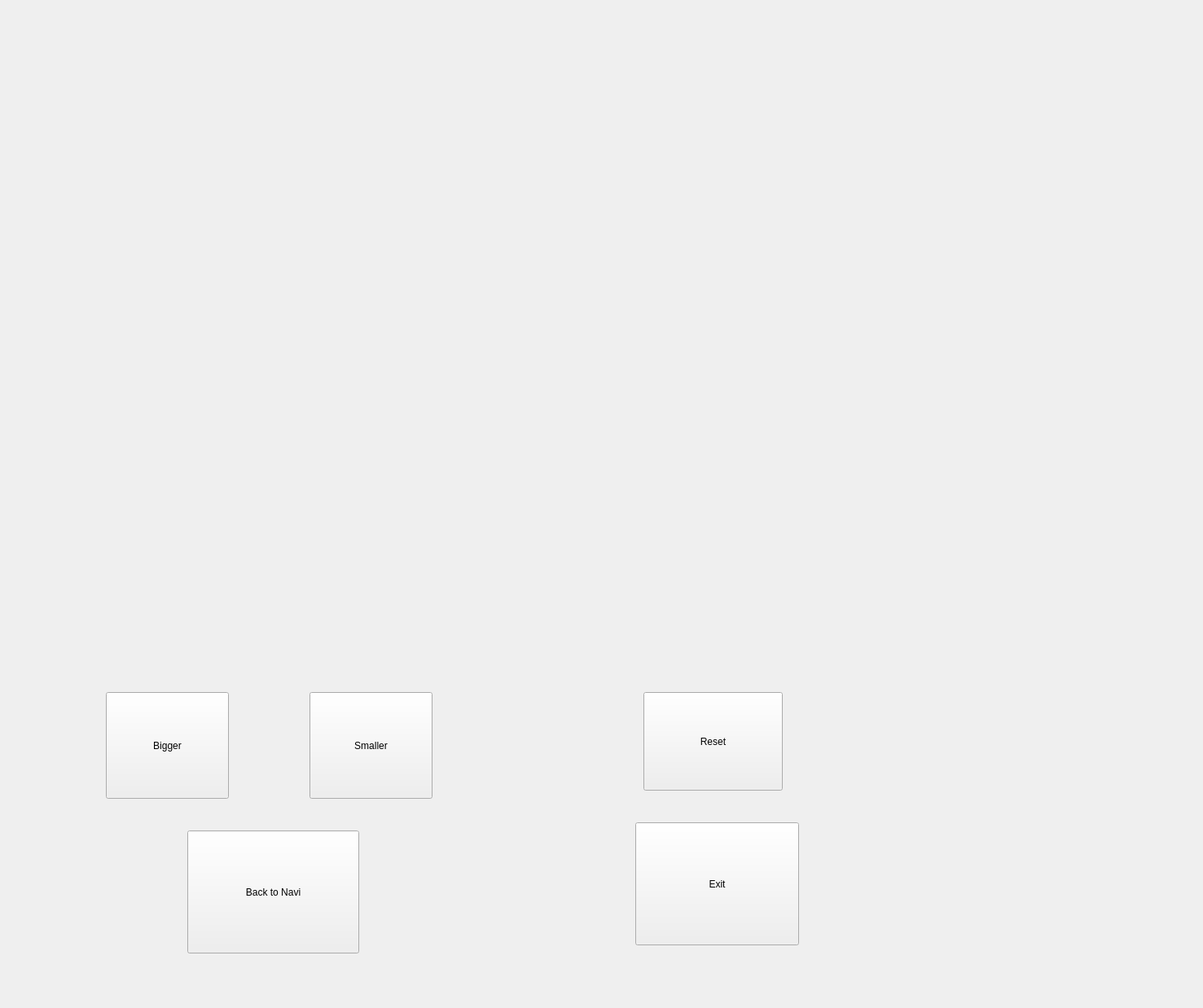
<?xml version="1.0" encoding="UTF-8"?>
<ui version="4.0">
 <class>ZoomDiolag</class>
 <widget class="QWidget" name="ZoomDiolag">
  <property name="geometry">
   <rect>
    <x>0</x>
    <y>0</y>
    <width>1477</width>
    <height>1238</height>
   </rect>
  </property>
  <property name="windowTitle">
   <string>Form</string>
  </property>
  <widget class="QWidget" name="gridLayoutWidget">
   <property name="geometry">
    <rect>
     <x>120</x>
     <y>60</y>
     <width>1151</width>
     <height>741</height>
    </rect>
   </property>
   <layout class="QGridLayout" name="gridLayout"/>
  </widget>
  <widget class="QPushButton" name="pbt_zoomIn">
   <property name="geometry">
    <rect>
     <x>130</x>
     <y>850</y>
     <width>151</width>
     <height>131</height>
    </rect>
   </property>
   <property name="text">
    <string>Bigger</string>
   </property>
  </widget>
  <widget class="QPushButton" name="pbt_zoomOut">
   <property name="geometry">
    <rect>
     <x>380</x>
     <y>850</y>
     <width>151</width>
     <height>131</height>
    </rect>
   </property>
   <property name="text">
    <string>Smaller</string>
   </property>
  </widget>
  <widget class="QPushButton" name="pbt_reset">
   <property name="geometry">
    <rect>
     <x>790</x>
     <y>850</y>
     <width>171</width>
     <height>121</height>
    </rect>
   </property>
   <property name="text">
    <string>Reset</string>
   </property>
  </widget>
  <widget class="QPushButton" name="back">
   <property name="geometry">
    <rect>
     <x>230</x>
     <y>1020</y>
     <width>211</width>
     <height>151</height>
    </rect>
   </property>
   <property name="text">
    <string>Back to Navi</string>
   </property>
  </widget>
  <widget class="QPushButton" name="tuichu">
   <property name="geometry">
    <rect>
     <x>780</x>
     <y>1010</y>
     <width>201</width>
     <height>151</height>
    </rect>
   </property>
   <property name="text">
    <string>Exit</string>
   </property>
  </widget>
 </widget>
 <resources/>
 <connections/>
</ui>
